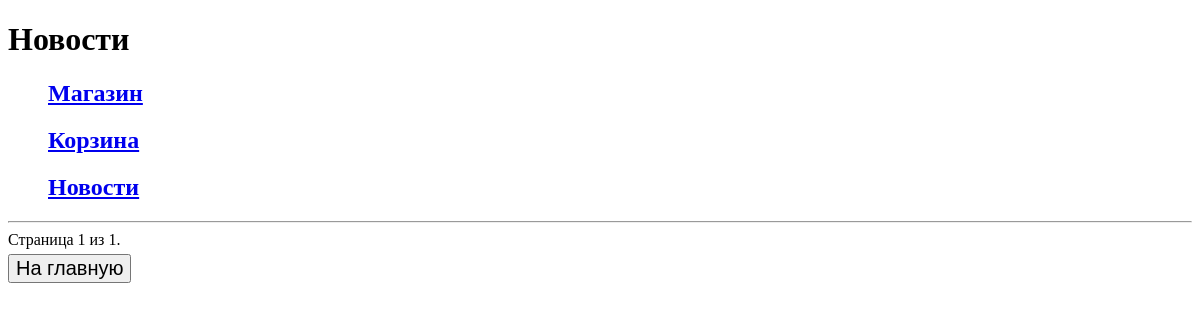
Page /platform/news/?page=2 on the earlier database version.
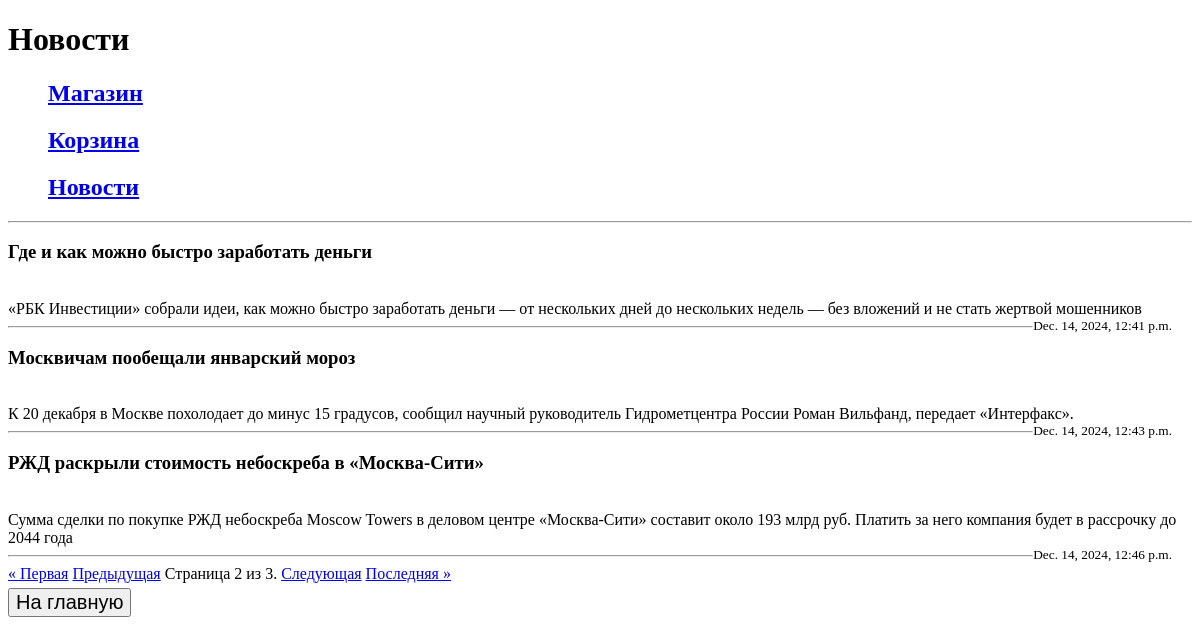
Same page on the later database version.
### task1/models.py (models this page shows)
class News(models.Model):
    title = models.CharField(max_length=50)
    content = models.TextField(default='default content')
    date = models.DateTimeField(auto_now=True)
    objects = models.Manager()

### task1/views.py (the view)
# urls.py: path('platform/news/', news),
def news(request):
    news = News.objects.all()
    paginator = Paginator(news, 3)
    page_number = request.GET.get('page')
    page_obj = paginator.get_page(page_number)
    return render(request, 'one_task/news.html', {'page_obj': page_obj})

### templates/one_task/news.html
{% extends 'one_task/menu.html' %}
{% block pagename %}<h1>Новости</h1>{% endblock %}
{% block menu %}{{ block.super }}{% endblock %}
{% block content %}
    <hr>
    {% for new in page_obj %}
        <h3>{{ new.title }}</h3>
        <br>
        {{ new.content }}
        <br>
        <small style="float: right; margin-right: 20px;">{{ new.date }}</small>
        <hr>
    {% endfor %}
    <div class="pagination">
        <span class="step-links">
            {% if page_obj.has_previous %}
                <a href="?page=1">&laquo; Первая</a>
                <a href="?page={{ page_obj.previous_page_number }}">Предыдущая</a>
            {% endif %}
            <span class="current">
                Страница {{ page_obj.number }} из {{ page_obj.paginator.num_pages }}.
            </span>
            {% if page_obj.has_next %}
                <a href="?page={{ page_obj.next_page_number }}">Следующая</a>
                <a href="?page={{ page_obj.paginator.num_pages }}">Последняя &raquo;</a>
            {% endif %}
        </span>
    </div>
    <form action="/haupt/">
    <button style="font-size:20px;margin-top:5px">На главную</button>
    </form>
{% endblock %}

Differences in the rows shown:
added News: title "Где и как можно быстро заработать деньги", content "«РБК Инвестиции» собрали идеи, как можно быстро заработать деньги — от нескольких дней до нескольких недель — без вложений и не стать жертвой мошенников", date "Dec. 14, 2024, 12:41 p.m."
added News: title "Москвичам пообещали январский мороз", content "К 20 декабря в Москве похолодает до минус 15 градусов, сообщил научный руководитель Гидрометцентра России Роман Вильфанд, передает «Интерфакс».", date "Dec. 14, 2024, 12:43 p.m."
added News: title "РЖД раскрыли стоимость небоскреба в «Москва-Сити»", content "Сумма сделки по покупке РЖД небоскреба Moscow Towers в деловом центре «Москва-Сити» составит около 193 млрд руб. Платить за него компания будет в рассрочку до 2044 года", date "Dec. 14, 2024, 12:46 p.m."
Other differences:
{{ page_obj.number }}: "1" → "2"
{{ page_obj.paginator.num_pages }}: "1" → "3"
text now shown: "« Первая Предыдущая Следующая Последняя »"
